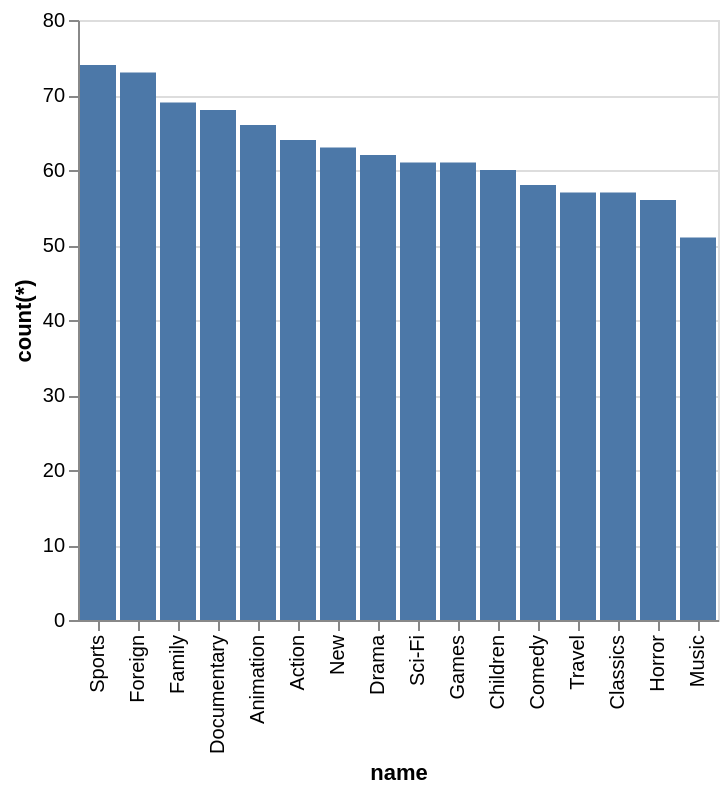

The specification (Vega-Lite) saved for this image:
### Vega-Lite specification from a JSON file in a GitHub repository (floating-point values rounded to 4 significant figures)
{"data": {"values": [{"x_data": "Sports", "y_data": 74}, {"x_data": "Foreign", "y_data": 73}, {"x_data": "Family", "y_data": 69}, {"x_data": "Documentary", "y_data": 68}, {"x_data": "Animation", "y_data": 66}, {"x_data": "Action", "y_data": 64}, {"x_data": "New", "y_data": 63}, {"x_data": "Drama", "y_data": 62}, {"x_data": "Sci-Fi", "y_data": 61}, {"x_data": "Games", "y_data": 61}, {"x_data": "Children", "y_data": 60}, {"x_data": "Comedy", "y_data": 58}, {"x_data": "Travel", "y_data": 57}, {"x_data": "Classics", "y_data": 57}, {"x_data": "Horror", "y_data": 56}, {"x_data": "Music", "y_data": 51}]}, "mark": "bar", "encoding": {"x": {"field": "x_data", "type": "nominal", "title": "name", "sort": {"op": "sum", "field": "y_data", "order": "descending"}}, "y": {"field": "y_data", "type": "quantitative", "title": "count(*)"}}}
